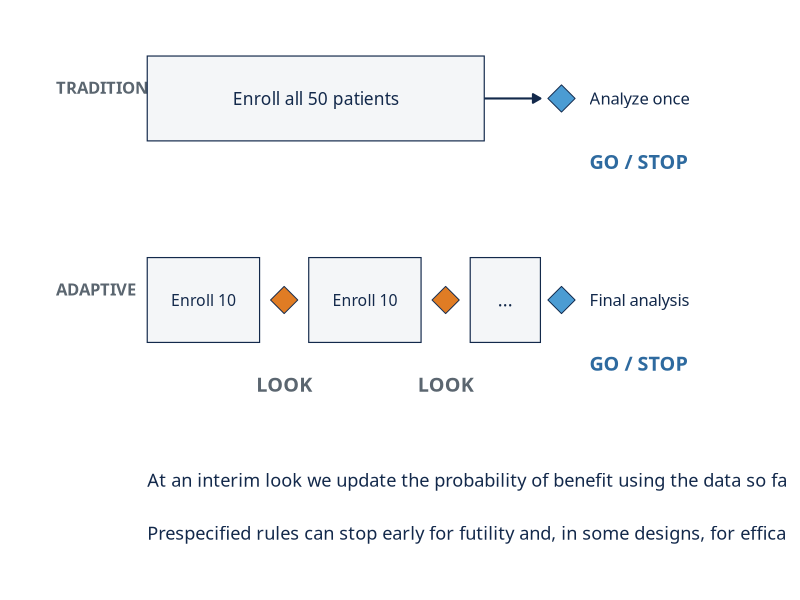
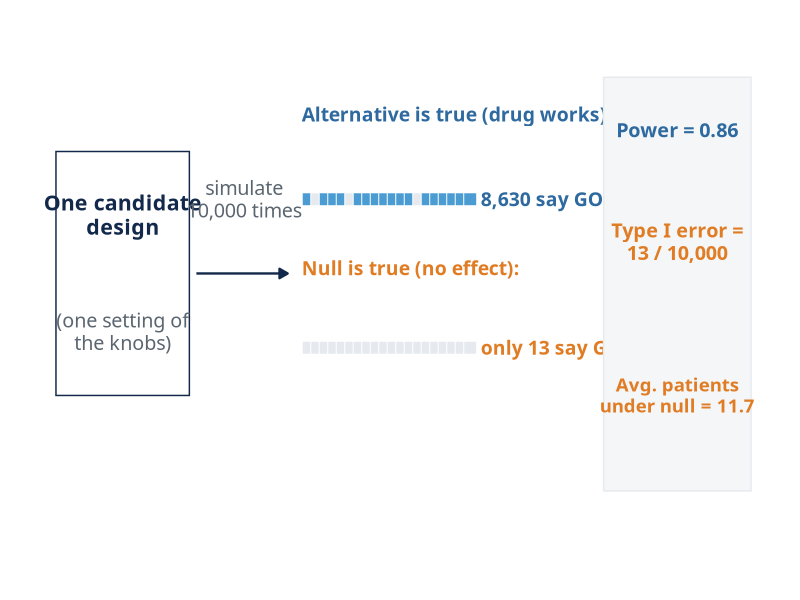
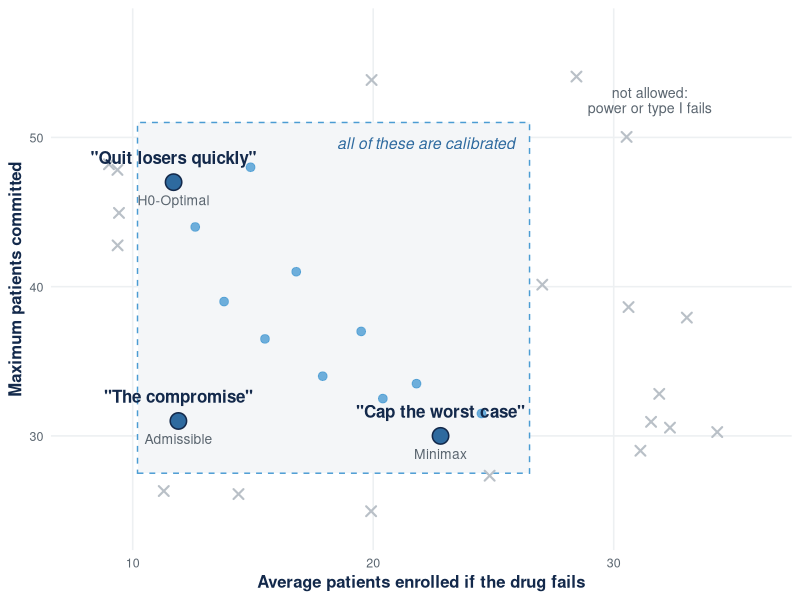

These figures' R source, in order:
# make_fig_novice_visuals.R
# Three novice-scaffolding figures for the compmed BATON deck (trainee-review pass).
# 1. fig_fixed_vs_adaptive.png : side-by-side trial timelines (SCHEMATIC)
# 2. fig_tally_strip.png       : one design -> 10,000 draws -> behavior, using
#    Design 1's REAL verified numbers (cohortA_H0_fut: power 0.863, type I
#    0.0013, E0[N] 11.66 from philosophy_comparison_heritage.csv)
# 3. fig_frontier_novice.png   : constraints-vs-choice scatter; the three
#    labeled points are the REAL Scenario A designs; the background cloud is
#    illustrative (drawn to teach the region idea).
# Brand: navy #13294B, carolina #4B9CD3, deep #2E6A9F, graphite #5B6670,
# fog #F4F6F8, mist #E6EAEF; accent orange #E07C24 only for STOP marks.

library(ggplot2)

navy <- "#13294B"; car <- "#4B9CD3"; deep <- "#2E6A9F"
graph <- "#5B6670"; fog <- "#F4F6F8"; mist <- "#E6EAEF"; orange <- "#E07C24"

th <- theme_void(base_family = "Archivo") + theme(plot.margin = margin(6, 10, 6, 10))

# ---------- 1. Fixed vs adaptive timeline ----------
lab <- function(x, y, l, size = 4.6, col = navy, face = "bold", hj = 0.5)
  annotate("text", x = x, y = y, label = l, size = size, colour = col,
           fontface = face, hjust = hj, lineheight = 0.95, family = "Archivo")

p1 <- ggplot() + xlim(0, 100) + ylim(0, 10) +
  # Row 1: traditional
  lab(1, 9.0, "TRADITIONAL", 4.2, graph, "bold", 0) +
  annotate("rect", xmin = 14, xmax = 62, ymin = 8.0, ymax = 9.6, fill = fog, colour = navy, linewidth = 0.4) +
  lab(38, 8.8, "Enroll all 50 patients", 4.4, navy, "plain") +
  annotate("segment", x = 62, xend = 70, y = 8.8, yend = 8.8, colour = navy,
           arrow = arrow(length = unit(0.22, "cm"), type = "closed"), linewidth = 0.7) +
  annotate("point", x = 73, y = 8.8, shape = 23, size = 7, fill = car, colour = navy) +
  lab(77, 8.8, "Analyze once", 4.2, navy, "plain", 0) +
  lab(77, 7.6, "GO / STOP", 5.0, deep, "bold", 0) +
  # Row 2: adaptive
  lab(1, 5.2, "ADAPTIVE", 4.2, graph, "bold", 0) +
  annotate("rect", xmin = 14, xmax = 30, ymin = 4.2, ymax = 5.8, fill = fog, colour = navy, linewidth = 0.4) +
  lab(22, 5.0, "Enroll 10", 4.0, navy, "plain") +
  annotate("point", x = 33.5, y = 5.0, shape = 23, size = 7, fill = orange, colour = navy) +
  lab(33.5, 3.4, "LOOK", 5.0, graph, "bold") +
  annotate("rect", xmin = 37, xmax = 53, ymin = 4.2, ymax = 5.8, fill = fog, colour = navy, linewidth = 0.4) +
  lab(45, 5.0, "Enroll 10", 4.0, navy, "plain") +
  annotate("point", x = 56.5, y = 5.0, shape = 23, size = 7, fill = orange, colour = navy) +
  lab(56.5, 3.4, "LOOK", 5.0, graph, "bold") +
  annotate("rect", xmin = 60, xmax = 70, ymin = 4.2, ymax = 5.8, fill = fog, colour = navy, linewidth = 0.4) +
  lab(65, 5.0, "...", 4.6, navy, "plain") +
  annotate("point", x = 73, y = 5.0, shape = 23, size = 7, fill = car, colour = navy) +
  lab(77, 5.0, "Final analysis", 4.2, navy, "plain", 0) +
  lab(77, 3.8, "GO / STOP", 5.0, deep, "bold", 0) +
  # LOOK legend
  lab(14, 1.6, "At an interim look we update the probability of benefit using the data so far.", 4.6, navy, "plain", 0) +
  lab(14, 0.6, "Prespecified rules can stop early for futility and, in some designs, for efficacy.", 4.6, navy, "plain", 0) +
  th
ggsave("images/fig_fixed_vs_adaptive.png", p1, width = 10.5, height = 3.4, dpi = 300, bg = "white",
       device = ragg::agg_png)

# ---------- 2. One design -> 10,000 draws -> behavior ----------
set.seed(7)
mk_row <- function(y, p_go, n = 20) {
  go <- c(rep(TRUE, round(p_go * n)), rep(FALSE, n - round(p_go * n)))
  data.frame(x = seq(37, 60, length.out = n), y = y, go = sample(go))
}
r_works <- mk_row(6.9, 0.85)   # icon rows are illustrative samples;
r_fails <- mk_row(4.1, 0.0)    # the printed numbers are the real ones
p2 <- ggplot() + xlim(0, 100) + ylim(0, 10) +
  # design card
  # 2026-11-14 TriBix fix pass: box narrowed and label moved right so "10,000" clears the box border
  annotate("rect", xmin = 1, xmax = 20, ymin = 3.2, ymax = 7.8, fill = "white", colour = navy, linewidth = 0.5) +
  lab(10.5, 6.6, "One candidate\ndesign", 5.4) +
  lab(10.5, 4.4, "(one setting of\nthe knobs)", 5.0, graph, "plain") +
  annotate("segment", x = 21, xend = 34, y = 5.5, yend = 5.5, colour = navy,
           arrow = arrow(length = unit(0.24, "cm"), type = "closed"), linewidth = 0.8) +
  lab(27.8, 6.9, "simulate\n10,000 times", 5.0, graph, "plain") +
  # icon rows
  lab(36, 8.5, "Alternative is true (drug works):", 4.9, deep, "bold", 0) +
  geom_point(data = r_works, aes(x, y), shape = 22, size = 4.6,
             fill = ifelse(r_works$go, car, mist), colour = "white") +
  lab(61.5, 6.9, "8,630 say GO", 4.9, deep, "bold", 0) +
  lab(36, 5.6, "Null is true (no effect):", 4.9, orange, "bold", 0) +
  geom_point(data = r_fails, aes(x, y), shape = 22, size = 4.6,
             fill = ifelse(r_fails$go, orange, mist), colour = "white") +
  lab(61.5, 4.1, "only 13 say GO", 4.9, orange, "bold", 0) +
  # gauges
  annotate("rect", xmin = 79, xmax = 100, ymin = 1.4, ymax = 9.2, fill = fog, colour = mist, linewidth = 0.5) +
  lab(89.5, 8.2, "Power = 0.86", 5.0, deep) +
  lab(89.5, 6.1, "Type I error =\n13 / 10,000", 5.0, orange) +
  lab(89.5, 3.2, "Avg. patients\nunder null = 11.7", 4.7, orange) +
    th
ggsave("images/fig_tally_strip.png", p2, width = 10.5, height = 3.1, dpi = 300, bg = "white")

# ---------- 3. Constraints vs choice (novice frontier) ----------
set.seed(11)
# illustrative infeasible cloud + feasible cloud; three REAL scenario A designs.
# The infeasible marks must all lie OUTSIDE the calibrated box [10.2,26.5]x[27.5,51].
inf <- data.frame(x = runif(60, 9, 35.5), y = runif(60, 24.5, 56))
inside <- inf$x > 10.2 & inf$x < 26.5 & inf$y > 27.5 & inf$y < 51
inf <- inf[!inside, ]
inf <- inf[seq_len(min(nrow(inf), 22)), ]
feas <- data.frame(x = c(12.6, 13.8, 15.5, 17.9, 20.4, 14.9, 16.8, 19.5, 24.5, 21.8),
                   y = c(44, 39, 36.5, 34, 32.5, 48, 41, 37, 31.5, 33.5))
real <- data.frame(x = c(11.7, 11.9, 22.8), y = c(47, 31, 30),
                   nick = c('"Quit losers quickly"', '"The compromise"', '"Cap the worst case"'),
                   formal = c("H0-Optimal", "Admissible", "Minimax"))
p3 <- ggplot() +
  annotate("rect", xmin = 10.2, xmax = 26.5, ymin = 27.5, ymax = 51, fill = fog, colour = car, linewidth = 0.5, linetype = "dashed") +
  annotate("text", x = 25.9, y = 49.6, label = "all of these are calibrated", size = 4.0,
           colour = deep, fontface = "italic", hjust = 1) +
  geom_point(data = inf, aes(x, y), shape = 4, size = 2.6, colour = "#B9C0C7", stroke = 1.1) +
  annotate("text", x = 31.5, y = 52.5, label = "not allowed:\npower or type I fails", size = 3.6,
           colour = graph, lineheight = 0.9) +
  geom_point(data = feas, aes(x, y), size = 2.6, colour = car, alpha = 0.8) +
  geom_point(data = real, aes(x, y), size = 5, shape = 21, fill = deep, colour = navy, stroke = 0.8) +
  geom_text(data = real, aes(x, y, label = nick), size = 4.3, fontface = "bold",
            colour = navy, vjust = -1.4) +
  geom_text(data = real, aes(x, y, label = formal), size = 3.5, colour = graph, vjust = 2.3) +
  scale_x_continuous(limits = c(8, 36)) + scale_y_continuous(limits = c(24, 57)) +
  labs(x = "Average patients enrolled if the drug fails",
       y = "Maximum patients committed") +
  theme_minimal(base_size = 12) +
  theme(panel.grid.minor = element_blank(), panel.grid.major = element_line(colour = "#EDF0F2"),
        axis.title = element_text(size = 12, face = "bold", colour = navy),
        axis.text = element_text(size = 9, colour = graph))
ggsave("images/fig_frontier_novice.png", p3, width = 8.6, height = 4.7, dpi = 300, bg = "white")
cat("three figures written\n")
